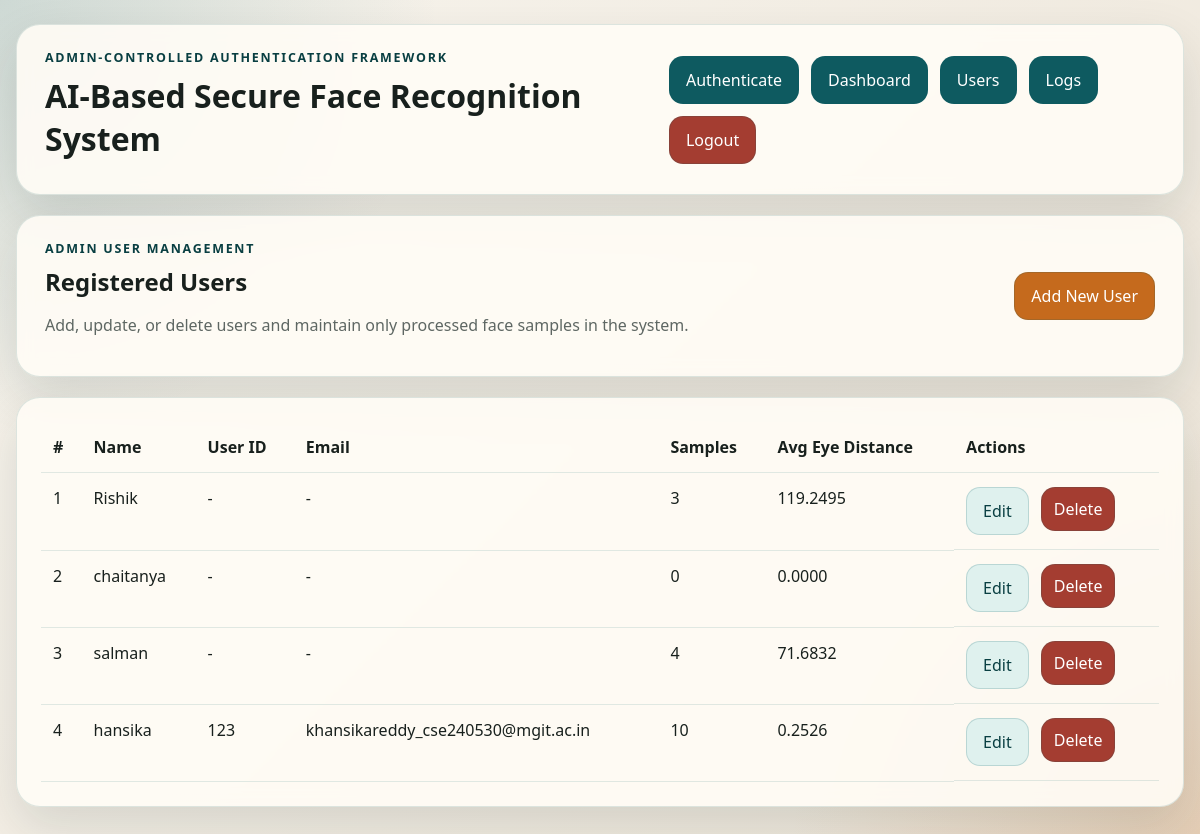
Page /admin/users/ (signed in) on the committed database.
### tables this page shows
CREATE TABLE users (
                id INTEGER PRIMARY KEY AUTOINCREMENT,
                name TEXT NOT NULL UNIQUE,
                image_path TEXT NOT NULL,
                features TEXT
            , person_identifier TEXT, email TEXT, average_eye_distance REAL NOT NULL DEFAULT 0, created_at TEXT, updated_at TEXT);

### user_routes.py (the view)
@user_bp.route("/")
@admin_required
def list_users():
    return render_template("admin_users.html", users=get_all_users(), model_summary=get_model_summary())

### app.py (called while the page is built)
@app.before_request
def startup() -> None:
    init_db()

@app.context_processor
def inject_global_template_data():
    admin = None
    if session.get("admin_id"):
        admin = get_admin_by_id(int(session["admin_id"]))
    return {
        "current_admin": admin,
        "admin_logged_in": admin is not None,
        "admin_exists": count_admins() > 0,
    }

### auth_utils.py (called while the page is built)
def admin_required(view_func):
    @wraps(view_func)
    def wrapped(*args, **kwargs):
        if not session.get("admin_id"):
            flash("Please log in to continue.", "error")
            return redirect(url_for("admin.login"))
        return view_func(*args, **kwargs)
    return wrapped

### db.py (called while the page is built)
def get_connection() -> sqlite3.Connection:
    conn = sqlite3.connect(DB_PATH)
    conn.row_factory = sqlite3.Row
    conn.execute("PRAGMA foreign_keys = ON")
    return conn

def table_exists(conn: sqlite3.Connection, table_name: str) -> bool:
    row = conn.execute(
        "SELECT name FROM sqlite_master WHERE type = 'table' AND name = ?",
        (table_name,),
    ).fetchone()
    return row is not None

def column_exists(conn: sqlite3.Connection, table_name: str, column_name: str) -> bool:
    columns = conn.execute(f"PRAGMA table_info({table_name})").fetchall()
    return any(column["name"] == column_name for column in columns)

def ensure_column(conn: sqlite3.Connection, table_name: str, column_definition: str) -> None:
    column_name = column_definition.split()[0]
    if not column_exists(conn, table_name, column_name):
        conn.execute(f"ALTER TABLE {table_name} ADD COLUMN {column_definition}")

def count_admins(conn: Optional[sqlite3.Connection] = None) -> int:
    should_close = conn is None
    conn = conn or get_connection()
    count = conn.execute("SELECT COUNT(*) AS count FROM admins").fetchone()["count"]
    if should_close:
        conn.close()
    return int(count)

def get_admin_by_id(admin_id: int) -> Optional[Dict[str, Any]]:
    conn = get_connection()
    row = conn.execute(
        "SELECT id, username, created_at FROM admins WHERE id = ?",
        (admin_id,),
    ).fetchone()
    conn.close()
    if not row:
        return None
    return dict(row)

### face_utils.py (called while the page is built)
def load_model() -> Optional[Dict[str, Any]]:
    if not os.path.exists(MODEL_PATH):
        return None
    with open(MODEL_PATH, "rb") as model_file:
        return pickle.load(model_file)

### templates/admin_users.html (shortened to what this page needs)
{% extends "base.html" %}
{% block content %}
<section class="hero-card">
    <div>
        <div class="eyebrow">Admin User Management</div>
        <h2>Registered Users</h2>
        <p class="helper-text">Add, update, or delete users and maintain only processed face samples in the system.</p>
    </div>
    <a href="{{ url_for('user_admin.create') }}" class="link-button secondary-link">Add New User</a>
</section>
<section class="panel">
    <div class="table-wrapper">
        <table>
            <thead>
                <tr>
                    <th>#</th>
                    <th>Name</th>
                    <th>User ID</th>
                    <th>Email</th>
                    <th>Samples</th>
                    <th>Avg Eye Distance</th>
                    <th>Actions</th>
                </tr>
            </thead>
            <tbody>
                {% for user in users %}
                <tr>
                    <td>{{ loop.index }}</td>
                    <td>{{ user.name }}</td>
                    <td>{{ user.person_identifier or "-" }}</td>
                    <td>{{ user.email or "-" }}</td>
                    <td>{{ user.sample_count }}</td>
                    <td>{{ "%.4f"|format(user.average_eye_distance) }}</td>
                    <td class="actions-cell">
                        <a href="{{ url_for('user_admin.edit', user_id=user.id) }}" class="mini-link">Edit</a>
                        <form method="post" action="{{ url_for('user_admin.delete', user_id=user.id) }}" onsubmit="return confirm('Delete {{ user.name }} and all processed face samples?');">
                            <button type="submit" class="danger mini-button">Delete</button>
                        </form>
                    </td>
                </tr>
                {% else %}
                <tr>
                    <td colspan="7">No users registered yet.</td>
                </tr>
                {% endfor %}
            </tbody>
        </table>
    </div>
</section>
{% endblock %}

### templates/base.html (shortened to what this page needs)
<!DOCTYPE html>
<html lang="en">
<head>
    <link rel="stylesheet" href="{{ url_for('static', filename='css/styles.css') }}">
</head>
<body class="app-body">
    <header class="topbar">
        <div>
            <div class="eyebrow">Admin-Controlled Authentication Framework</div>
            <h1 class="topbar-title">AI-Based Secure Face Recognition System</h1>
        </div>
        <nav class="nav-links">
            <a href="{{ url_for('recognition.authenticate') }}" class="link-button">Authenticate</a>
            {% if admin_logged_in %}
            <a href="{{ url_for('admin.dashboard') }}" class="link-button">Dashboard</a>
            <a href="{{ url_for('user_admin.list_users') }}" class="link-button">Users</a>
            <a href="{{ url_for('admin.logs') }}" class="link-button">Logs</a>
            <a href="{{ url_for('admin.logout') }}" class="link-button danger-link">Logout</a>
            {% elif admin_exists %}
            <a href="{{ url_for('admin.login') }}" class="link-button secondary-link">Admin Login</a>
            {% else %}
            <a href="{{ url_for('admin.setup') }}" class="link-button secondary-link">Create Admin</a>
            {% endif %}
        </nav>
    </header>
    <main class="page-shell">
        {% block content %}{% endblock %}
    </main>
</body>
</html>

### static/css/styles.css (style rules this page uses)
:root { --bg: #f3efe6; --panel: rgba(255, 252, 246, 0.9); --panel-strong: #fffaf2; --ink: #18201d; --muted: #5e6763; --accent: #0e5a60; --accent-strong: #093f42; --accent-soft: #dff1ee; --secondary: #c56a1d; --danger: #a43d31; --danger-soft: #ffe7e2; --shadow: 0 20px 50px rgba(12, 35, 34, 0.12); --border: rgba(14, 90, 96, 0.14); --radius: 24px; }
* { box-sizing: border-box; }
body { margin: 0; min-height: 100vh; color: var(--ink); font-family: "Segoe UI", Tahoma, Geneva, Verdana, sans-serif; background: radial-gradient(circle at top left, rgba(14, 90, 96, 0.18), transparent 30%), radial-gradient(circle at bottom right, rgba(197, 106, 29, 0.18), transparent 28%), linear-gradient(135deg, #f8f5ee 0%, #ece4d7 100%); }
a { color: inherit; text-decoration: none; }
.app-body { display: grid; gap: 20px; }
.page-shell { width: min(1180px, calc(100% - 32px)); margin: 0 auto 32px; display: grid; gap: 20px; }
.topbar, .hero-card, .panel, .auth-card { background: var(--panel); border: 1px solid var(--border); border-radius: var(--radius); box-shadow: var(--shadow); backdrop-filter: blur(8px); }
.topbar { width: min(1180px, calc(100% - 32px)); margin: 24px auto 0; padding: 24px 28px; display: flex; justify-content: space-between; align-items: center; gap: 16px; }
.topbar-title, .hero-card h2, .panel h3, .auth-card h2 { margin: 8px 0 10px; }
.eyebrow { text-transform: uppercase; letter-spacing: 0.14em; font-size: 0.78rem; font-weight: 700; color: var(--accent-strong); }
.helper-text, .metric-list span, .compact-log-item small { color: var(--muted); }
.nav-links, .capture-toolbar, .metric-badge-group, .actions-cell, .auth-actions, .card-grid { display: flex; flex-wrap: wrap; gap: 12px; }
.hero-card { padding: 24px 28px; display: flex; justify-content: space-between; align-items: center; gap: 20px; }
.panel { padding: 24px; }
input, button, .link-button, .mini-link, .mini-button { border-radius: 14px; border: 1px solid rgba(14, 90, 96, 0.18); font: inherit; padding: 12px 16px; }
button, .link-button, .mini-button { background: var(--accent); color: #fff; cursor: pointer; transition: transform 0.16s ease, opacity 0.16s ease, background 0.16s ease; }
button.secondary, .secondary-link { background: var(--secondary); }
button.danger, .danger-link, .mini-button.danger { background: var(--danger); }
.mini-link { display: inline-flex; align-items: center; justify-content: center; background: var(--accent-soft); color: var(--accent-strong); }
.mini-button { padding: 10px 12px; }
.table-wrapper { overflow-x: auto; }
table { width: 100%; border-collapse: collapse; }
th, td { text-align: left; padding: 14px 12px; border-bottom: 1px solid rgba(14, 90, 96, 0.12); vertical-align: top; }
.actions-cell form { margin: 0; }

### rows in the picture
users: name "Rishik", person_identifier "-", email "-", sample_count "3", average_eye_distance "119.2495"
users: name "chaitanya", person_identifier "-", email "-", sample_count "0", average_eye_distance "0.0000"
users: name "salman", person_identifier "-", email "-", sample_count "4", average_eye_distance "71.6832"
users: name "hansika", person_identifier "123", email "khansikareddy_cse240530@mgit.ac.in", sample_count "10", average_eye_distance "0.2526"
